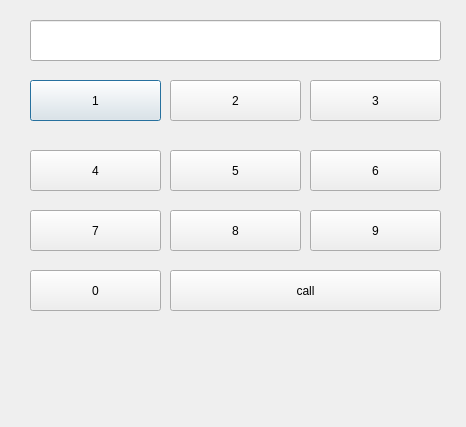
<?xml version="1.0" encoding="UTF-8"?>
<ui version="4.0">
 <class>Dialog</class>
 <widget class="QDialog" name="Dialog">
  <property name="geometry">
   <rect>
    <x>0</x>
    <y>0</y>
    <width>466</width>
    <height>427</height>
   </rect>
  </property>
  <property name="windowTitle">
   <string>Dialog</string>
  </property>
  <widget class="QPushButton" name="pb1">
   <property name="geometry">
    <rect>
     <x>30</x>
     <y>80</y>
     <width>131</width>
     <height>41</height>
    </rect>
   </property>
   <property name="text">
    <string>1</string>
   </property>
  </widget>
  <widget class="QLineEdit" name="le">
   <property name="geometry">
    <rect>
     <x>30</x>
     <y>20</y>
     <width>411</width>
     <height>41</height>
    </rect>
   </property>
  </widget>
  <widget class="QPushButton" name="pb2">
   <property name="geometry">
    <rect>
     <x>170</x>
     <y>80</y>
     <width>131</width>
     <height>41</height>
    </rect>
   </property>
   <property name="text">
    <string>2</string>
   </property>
  </widget>
  <widget class="QPushButton" name="pb3">
   <property name="geometry">
    <rect>
     <x>310</x>
     <y>80</y>
     <width>131</width>
     <height>41</height>
    </rect>
   </property>
   <property name="text">
    <string>3</string>
   </property>
  </widget>
  <widget class="QPushButton" name="pb6">
   <property name="geometry">
    <rect>
     <x>310</x>
     <y>150</y>
     <width>131</width>
     <height>41</height>
    </rect>
   </property>
   <property name="text">
    <string>6</string>
   </property>
  </widget>
  <widget class="QPushButton" name="pb4">
   <property name="geometry">
    <rect>
     <x>30</x>
     <y>150</y>
     <width>131</width>
     <height>41</height>
    </rect>
   </property>
   <property name="text">
    <string>4</string>
   </property>
  </widget>
  <widget class="QPushButton" name="pb5">
   <property name="geometry">
    <rect>
     <x>170</x>
     <y>150</y>
     <width>131</width>
     <height>41</height>
    </rect>
   </property>
   <property name="text">
    <string>5</string>
   </property>
  </widget>
  <widget class="QPushButton" name="pb9">
   <property name="geometry">
    <rect>
     <x>310</x>
     <y>210</y>
     <width>131</width>
     <height>41</height>
    </rect>
   </property>
   <property name="text">
    <string>9</string>
   </property>
  </widget>
  <widget class="QPushButton" name="pb7">
   <property name="geometry">
    <rect>
     <x>30</x>
     <y>210</y>
     <width>131</width>
     <height>41</height>
    </rect>
   </property>
   <property name="text">
    <string>7</string>
   </property>
  </widget>
  <widget class="QPushButton" name="pb8">
   <property name="geometry">
    <rect>
     <x>170</x>
     <y>210</y>
     <width>131</width>
     <height>41</height>
    </rect>
   </property>
   <property name="text">
    <string>8</string>
   </property>
  </widget>
  <widget class="QPushButton" name="pb0">
   <property name="geometry">
    <rect>
     <x>30</x>
     <y>270</y>
     <width>131</width>
     <height>41</height>
    </rect>
   </property>
   <property name="text">
    <string>0</string>
   </property>
  </widget>
  <widget class="QPushButton" name="pb_call">
   <property name="geometry">
    <rect>
     <x>170</x>
     <y>270</y>
     <width>271</width>
     <height>41</height>
    </rect>
   </property>
   <property name="text">
    <string>call</string>
   </property>
  </widget>
 </widget>
 <resources/>
 <connections/>
</ui>
